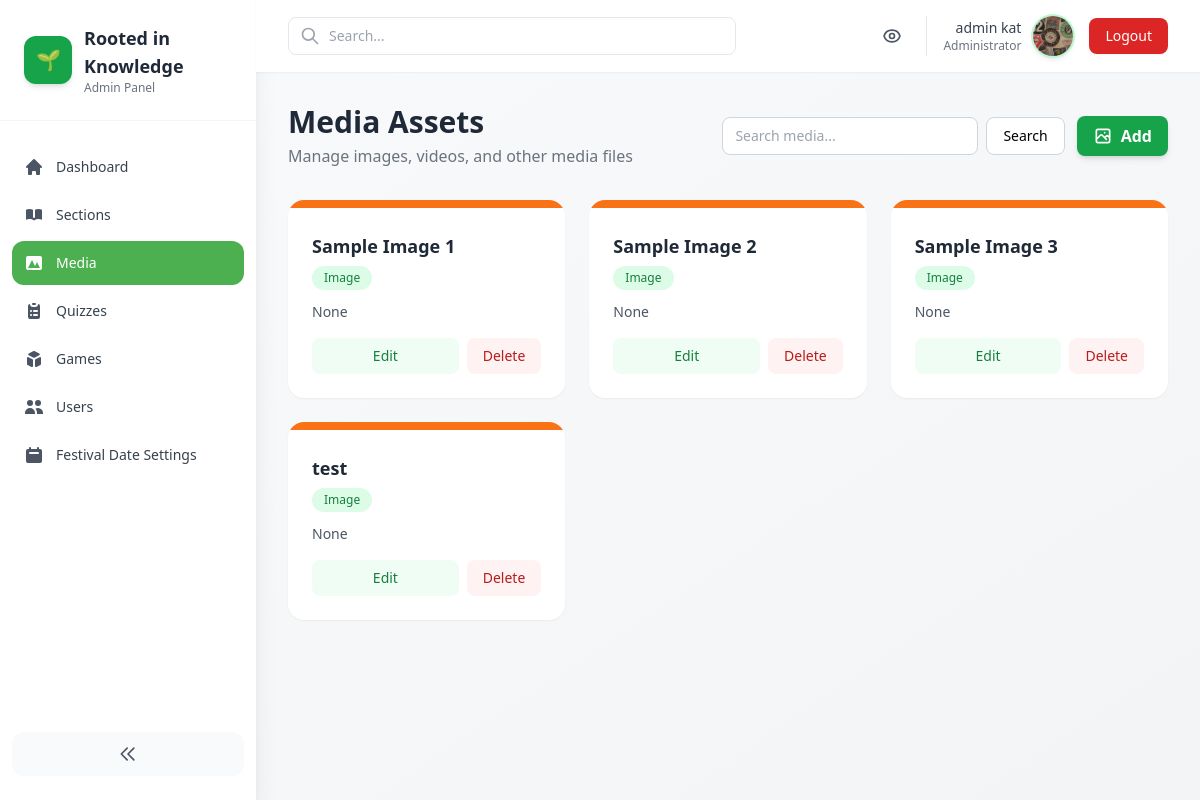
Page /admin-panel/media/ (signed in) on the earlier database version.
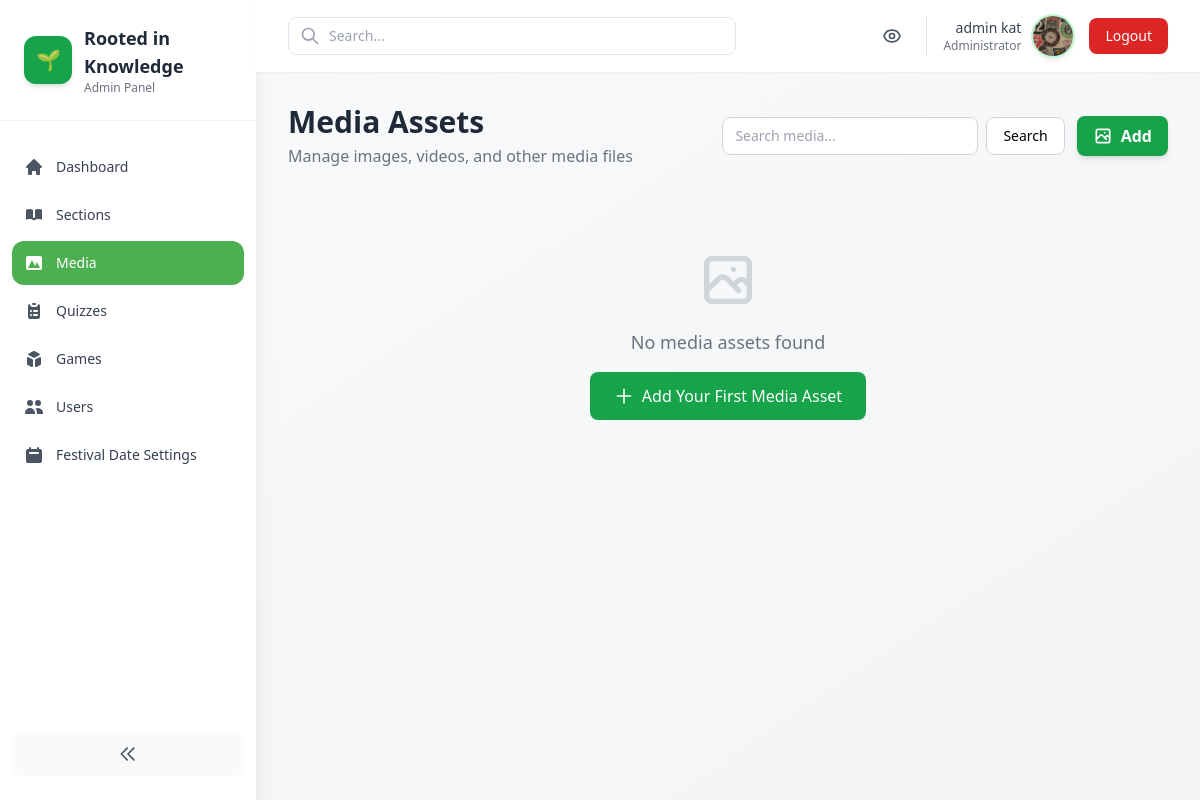
Same page on the later database version.
### core/models.py (models this page shows, shortened)
class StudentProfile(models.Model):
    user = models.OneToOneField(settings.AUTH_USER_MODEL, on_delete=models.CASCADE)
    full_name = models.CharField(max_length=200, blank=True)
    profile_picture = models.ImageField(upload_to='profile_pics/', blank=True, null=True)
    birthday = models.DateField(null=True, blank=True)
    grade = models.PositiveSmallIntegerField(null=True, blank=True)
    must_change_password = models.BooleanField(default=True)
    created_at = models.DateTimeField(auto_now_add=True)

class MediaAsset(models.Model):
    TYPE_CHOICES = [
        ('image', 'Image'),
        ('video', 'Video'),
        ('pdf', 'Document/PDF'),
        ('other', 'Other'),
    ]
    title = models.CharField(max_length=200)
    asset_type = models.CharField(max_length=20, choices=TYPE_CHOICES, default='image')
    file = models.FileField(upload_to='media_assets/', blank=True, null=True)
    url = models.URLField(blank=True, null=True)
    article = models.ForeignKey(Article, on_delete=models.SET_NULL, null=True, blank=True)
    uploaded_by = models.ForeignKey(settings.AUTH_USER_MODEL, on_delete=models.SET_NULL, null=True, blank=True)
    created_at = models.DateTimeField(auto_now_add=True)

### core/admin_panel/views.py (the view)
# urls.py: path('admin-panel/media/', admin_views.MediaListView.as_view(), name='admin_media'),
@method_decorator(staff_member_required, name='dispatch')
class MediaListView(ListView):
    model = MediaAsset
    template_name = 'core/admin_panel/media_list.html'
    context_object_name = 'media_list'
    paginate_by = 12
    def get_queryset(self):
        qs = super().get_queryset()
        q = self.request.GET.get('q')
        if q:
            qs = qs.filter(title__icontains=q)
        return qs

### core/templates/core/admin_panel/media_list.html (shortened to what this page needs)
{% extends 'core/admin_panel/base.html' %}
{% block content %}
<div class="flex flex-col sm:flex-row sm:items-center sm:justify-between mb-8 gap-4">
  <div>
    <h1 class="text-3xl font-bold text-gray-800">Media Assets</h1>
    <p class="text-gray-500 mt-1">Manage images, videos, and other media files</p>
  </div>
  <div class="flex items-center gap-3 w-full sm:w-auto">
    <form method="get" class="flex items-center gap-2 w-full sm:w-auto">
      <input type="search" name="q" value="{{ request.GET.q }}" placeholder="Search media..." class="w-full sm:w-64 px-3 py-2 border border-gray-300 rounded-lg text-sm focus:outline-none focus:ring-2 focus:ring-green-500 focus:border-transparent" />
      <button type="submit" class="px-4 py-2 text-sm bg-white border border-gray-300 rounded-lg hover:bg-gray-50">Search</button>
    </form>
    <a href="{% url 'core:admin_media_add' %}" class="inline-flex items-center justify-center gap-2 px-4 py-2 bg-green-600 text-white font-semibold rounded-lg hover:bg-green-700 transition-all shadow-md hover:shadow-lg">
      <svg class="w-5 h-5" fill="none" stroke="currentColor" viewBox="0 0 24 24">
        <path stroke-linecap="round" stroke-linejoin="round" stroke-width="2" d="M4 16l4.586-4.586a2 2 0 012.828 0L16 16m-2-2l1.586-1.586a2 2 0 012.828 0L20 14m-6-6h.01M6 20h12a2 2 0 002-2V6a2 2 0 00-2-2H6a2 2 0 00-2 2v12a2 2 0 002 2z"></path>
      </svg>
      Add
    </a>
  </div>
</div>
<div class="grid grid-cols-1 md:grid-cols-2 lg:grid-cols-3 gap-6">
  {% for m in media_list %}
  <div class="bg-white rounded-2xl shadow-sm hover:shadow-md transition-all overflow-hidden">
    <div class="h-2 bg-orange-500"></div>
    <div class="p-6">
      <div class="flex items-start justify-between mb-3">
        <div class="flex-1">
          <h3 class="text-lg font-bold text-gray-800 mb-1">{{ m.title }}</h3>
          <span class="inline-block px-3 py-1 text-xs font-medium rounded-full bg-green-100 text-green-700">
            {{ m.get_asset_type_display }}
          </span>
        </div>
      </div>
      <p class="text-gray-600 text-sm mb-4 line-clamp-2">{{ m.article|truncatewords:15 }}</p>
      <div class="flex gap-2">
        <a href="{% url 'core:admin_media_edit' m.pk %}" class="flex-1 px-4 py-2 bg-green-50 text-green-700 text-sm font-medium rounded-lg hover:bg-green-100 transition-colors text-center">
          Edit
        </a>
        <a href="{% url 'core:admin_media_delete' m.pk %}" class="px-4 py-2 bg-red-50 text-red-700 text-sm font-medium rounded-lg hover:bg-red-100 transition-colors">
          Delete
        </a>
      </div>
    </div>
  </div>
  {% empty %}
  <div class="col-span-3 text-center py-12">
    <p class="text-gray-500 text-lg mb-4">No media assets found</p>
    <a href="{% url 'core:admin_media_add' %}" class="inline-flex items-center gap-2 px-6 py-3 bg-green-600 text-white rounded-lg hover:bg-green-700">
      <svg class="w-5 h-5" fill="none" stroke="currentColor" viewBox="0 0 24 24">
        <path stroke-linecap="round" stroke-linejoin="round" stroke-width="2" d="M12 4v16m8-8H4"></path>
      </svg>
      Add Your First Media Asset
    </a>
  </div>
  {% endfor %}
</div>
{% endblock %}

### core/templates/core/admin_panel/base.html (shortened to what this page needs)
<!doctype html>
<html lang="en">
  <head>
    <script src="https://cdn.tailwindcss.com"></script>
  </head>
  <body class="bg-gradient-to-br from-gray-50 to-gray-100 min-h-screen antialiased" x-data="{ sidebarOpen: true, mobileMenuOpen: false }">
    <div class="min-h-screen flex">
      <aside :class="sidebarOpen ? 'w-64' : 'w-20'" class="bg-white shadow-xl transition-all duration-300 h-screen sticky top-0 hidden lg:block">
        <div class="p-6 border-b border-gray-100">
          <div class="flex items-center gap-3">
            <div class="w-12 h-12 bg-green-600 rounded-xl flex items-center justify-center text-white shadow-md flex-shrink-0">
              <span class="text-xl">🌱</span>
            </div>
            <div x-show="sidebarOpen" x-transition>
              <div class="text-lg font-bold text-gray-800">Rooted in Knowledge</div>
              <p class="text-xs text-gray-500">Admin Panel</p>
            </div>
          </div>
        </div>
        <nav class="mt-6 px-3">
          <ul class="space-y-1 text-sm">
            <li>
              <a href="{% url 'core:admin_dashboard' %}" class="flex items-center gap-3 p-3 rounded-xl hover:bg-green-50 transition-all group {% if request.resolver_match.url_name == 'admin_dashboard' %}active-nav{% endif %}">
                <svg class="w-5 h-5 flex-shrink-0 {% if request.resolver_match.url_name == 'admin_dashboard' %}text-white{% else %}text-gray-600 group-hover:text-green-600{% endif %}" fill="currentColor" viewBox="0 0 20 20">
                  <path d="M10.707 2.293a1 1 0 00-1.414 0l-7 7a1 1 0 001.414 1.414L4 10.414V17a1 1 0 001 1h2a1 1 0 001-1v-2a1 1 0 011-1h2a1 1 0 011 1v2a1 1 0 001 1h2a1 1 0 001-1v-6.586l.293.293a1 1 0 001.414-1.414l-7-7z"></path>
                </svg>
                <span x-show="sidebarOpen" class="font-medium {% if request.resolver_match.url_name == 'admin_dashboard' %}text-white{% else %}text-gray-700 group-hover:text-green-600{% endif %}">Dashboard</span>
              </a>
            </li>
            <li>
              <a href="{% url 'core:admin_sections' %}" class="flex items-center gap-3 p-3 rounded-xl hover:bg-green-50 transition-all group {% if 'section' in request.resolver_match.url_name %}active-nav{% endif %}">
                <svg class="w-5 h-5 flex-shrink-0 {% if 'section' in request.resolver_match.url_name %}text-white{% else %}text-gray-600 group-hover:text-green-600{% endif %}" fill="currentColor" viewBox="0 0 20 20">
                  <path d="M9 4.804A7.968 7.968 0 005.5 4c-1.255 0-2.443.29-3.5.804v10A7.969 7.969 0 015.5 14c1.669 0 3.218.51 4.5 1.385A7.962 7.962 0 0114.5 14c1.255 0 2.443.29 3.5.804v-10A7.968 7.968 0 0014.5 4c-1.255 0-2.443.29-3.5.804V12a1 1 0 11-2 0V4.804z"></path>
                </svg>
                <span x-show="sidebarOpen" class="font-medium {% if 'section' in request.resolver_match.url_name %}text-white{% else %}text-gray-700 group-hover:text-green-600{% endif %}">Sections</span>
              </a>
            </li>
            <li>
              <a href="{% url 'core:admin_media' %}" class="flex items-center gap-3 p-3 rounded-xl hover:bg-green-50 transition-all group {% if 'media' in request.resolver_match.url_name %}active-nav{% endif %}">
                <svg class="w-5 h-5 flex-shrink-0 {% if 'media' in request.resolver_match.url_name %}text-white{% else %}text-gray-600 group-hover:text-green-600{% endif %}" fill="currentColor" viewBox="0 0 20 20">
                  <path fill-rule="evenodd" d="M4 3a2 2 0 00-2 2v10a2 2 0 002 2h12a2 2 0 002-2V5a2 2 0 00-2-2H4zm12 12H4l4-8 3 6 2-4 3 6z" clip-rule="evenodd"></path>
                </svg>
                <span x-show="sidebarOpen" class="font-medium {% if 'media' in request.resolver_match.url_name %}text-white{% else %}text-gray-700 group-hover:text-green-600{% endif %}">Media</span>
              </a>
            </li>
            <li>
              <a href="{% url 'core:admin_quizzes' %}" class="flex items-center gap-3 p-3 rounded-xl hover:bg-green-50 transition-all group {% if 'quiz' in request.resolver_match.url_name %}active-nav{% endif %}">
                <svg class="w-5 h-5 flex-shrink-0 {% if 'quiz' in request.resolver_match.url_name %}text-white{% else %}text-gray-600 group-hover:text-green-600{% endif %}" fill="currentColor" viewBox="0 0 20 20">
                  <path d="M9 2a1 1 0 000 2h2a1 1 0 100-2H9z"></path>
                  <path fill-rule="evenodd" d="M4 5a2 2 0 012-2 3 3 0 003 3h2a3 3 0 003-3 2 2 0 012 2v11a2 2 0 01-2 2H6a2 2 0 01-2-2V5zm3 4a1 1 0 000 2h.01a1 1 0 100-2H7zm3 0a1 1 0 000 2h3a1 1 0 100-2h-3zm-3 4a1 1 0 100 2h.01a1 1 0 100-2H7zm3 0a1 1 0 100 2h3a1 1 0 100-2h-3z" clip-rule="evenodd"></path>
                </svg>
                <span x-show="sidebarOpen" class="font-medium {% if 'quiz' in request.resolver_match.url_name %}text-white{% else %}text-gray-700 group-hover:text-green-600{% endif %}">Quizzes</span>
              </a>
            </li>
            <li>
              <a href="{% url 'core:admin_games' %}" class="flex items-center gap-3 p-3 rounded-xl hover:bg-green-50 transition-all group {% if 'game' in request.resolver_match.url_name %}active-nav{% endif %}">
                <svg class="w-5 h-5 flex-shrink-0 {% if 'game' in request.resolver_match.url_name %}text-white{% else %}text-gray-600 group-hover:text-green-600{% endif %}" fill="currentColor" viewBox="0 0 20 20">
                  <path d="M11 17a1 1 0 001.447.894l4-2A1 1 0 0017 15V9.236a1 1 0 00-1.447-.894l-4 2a1 1 0 00-.553.894V17zM15.211 6.276a1 1 0 000-1.788l-4.764-2.382a1 1 0 00-.894 0L4.789 4.488a1 1 0 000 1.788l4.764 2.382a1 1 0 00.894 0l4.764-2.382zM4.447 8.342A1 1 0 003 9.236V15a1 1 0 00.553.894l4 2A1 1 0 009 17v-5.764a1 1 0 00-.553-.894l-4-2z"></path>
                </svg>
                <span x-show="sidebarOpen" class="font-medium {% if 'game' in request.resolver_match.url_name %}text-white{% else %}text-gray-700 group-hover:text-green-600{% endif %}">Games</span>
              </a>
            </li>
            <li>
              <a href="{% url 'core:admin_users' %}" class="flex items-center gap-3 p-3 rounded-xl hover:bg-green-50 transition-all group {% if 'user' in request.resolver_match.url_name %}active-nav{% endif %}">
                <svg class="w-5 h-5 flex-shrink-0 {% if 'user' in request.resolver_match.url_name %}text-white{% else %}text-gray-600 group-hover:text-green-600{% endif %}" fill="currentColor" viewBox="0 0 20 20">
                  <path d="M9 6a3 3 0 11-6 0 3 3 0 016 0zM17 6a3 3 0 11-6 0 3 3 0 016 0zM12.93 17c.046-.327.07-.66.07-1a6.97 6.97 0 00-1.5-4.33A5 5 0 0119 16v1h-6.07zM6 11a5 5 0 015 5v1H1v-1a5 5 0 015-5z"></path>
                </svg>
                <span x-show="sidebarOpen" class="font-medium {% if 'user' in request.resolver_match.url_name %}text-white{% else %}text-gray-700 group-hover:text-green-600{% endif %}">Users</span>
              </a>
            </li>
            <li>
              <a href="{% url 'core:admin_festival_date_settings' %}" class="flex items-center gap-3 p-3 rounded-xl hover:bg-green-50 transition-all group {% if 'festival_date' in request.resolver_match.url_name %}active-nav{% endif %}">
                <svg class="w-5 h-5 flex-shrink-0 {% if 'festival_date' in request.resolver_match.url_name %}text-white{% else %}text-gray-600 group-hover:text-green-600{% endif %}" fill="currentColor" viewBox="0 0 20 20">
                  <path fill-rule="evenodd" d="M6 2a1 1 0 00-1 1v1H4a2 2 0 00-2 2v10a2 2 0 002 2h12a2 2 0 002-2V6a2 2 0 00-2-2h-1V3a1 1 0 10-2 0v1H7V3a1 1 0 00-1-1zm0 5a1 1 0 000 2h8a1 1 0 100-2H6z" clip-rule="evenodd"></path>
                </svg>
                <span x-show="sidebarOpen" class="font-medium {% if 'festival_date' in request.resolver_match.url_name %}text-white{% else %}text-gray-700 group-hover:text-green-600{% endif %}">Festival Date Settings</span>
              </a>
            </li>
          </ul>
        </nav>
        <div class="absolute bottom-6 left-0 right-0 px-3">
          <button @click="sidebarOpen = !sidebarOpen" class="w-full p-3 bg-gray-50 hover:bg-gray-100 rounded-xl transition-all flex items-center justify-center">
            <svg class="w-5 h-5 text-gray-600" fill="none" stroke="currentColor" viewBox="0 0 24 24">
              <path stroke-linecap="round" stroke-linejoin="round" stroke-width="2" d="M11 19l-7-7 7-7m8 14l-7-7 7-7"></path>
            </svg>
          </button>
        </div>
      </aside>
      <div class="flex-1 flex flex-col min-w-0">
        <header class="bg-white shadow-sm sticky top-0 z-40">
          <div class="px-4 sm:px-6 lg:px-8 py-4 flex items-center justify-between">
            <div class="flex items-center gap-4 flex-1">
              <div class="relative max-w-md w-full">
                <input type="search" placeholder="Search..." class="w-full pl-10 pr-4 py-2 border border-gray-200 rounded-lg focus:outline-none focus:ring-2 focus:ring-green-500 focus:border-transparent text-sm" />
                <svg class="w-5 h-5 text-gray-400 absolute left-3 top-1/2 -translate-y-1/2" fill="none" stroke="currentColor" viewBox="0 0 24 24">
                  <path stroke-linecap="round" stroke-linejoin="round" stroke-width="2" d="M21 21l-6-6m2-5a7 7 0 11-14 0 7 7 0 0114 0z"></path>
                </svg>
              </div>
            </div>
            <div class="flex items-center gap-4">
              <a href="/" class="p-2 hover:bg-gray-100 rounded-lg transition" title="View Site">
              </a>
             <a href="{% url 'core:profile' %}">
              <div class="flex items-center gap-3 pl-4 border-l border-gray-200">
                <div class="text-right hidden sm:block">
                  <div class="text-sm font-medium text-gray-700">{{ user.username }}</div>
                  <div class="text-xs text-gray-500">Administrator</div>
                </div>
                {% if user.studentprofile.profile_picture %}
                  <img src="{{ user.studentprofile.profile_picture.url }}" alt="{{ user.username }}" class="w-10 h-10 rounded-full object-cover shadow-md ring-2 ring-green-200">
                {% else %}
                  <div class="w-10 h-10 bg-green-600 rounded-full flex items-center justify-center text-white font-semibold shadow-md">
                    {{ user.username|slice:":1"|upper }}
                  </div>
                {% endif %}
              </div>
             </a>
              <a href="{% url 'logout' %}" class="px-4 py-2 text-sm font-medium text-white bg-red-600 hover:bg-red-700 rounded-lg shadow-sm hover:shadow-md transition-all duration-200">
                Logout
              </a>
            </div>
          </div>
        </header>
        <main class="flex-1 p-4 sm:p-6 lg:p-8">
          {% block content %}{% endblock %}
        </main>
      </div>
    </div>
  </body>
</html>

### core/templates/core/admin_panel/base.html (style rules this page uses)
:root { --green: #4CAF50; --orange: #FF9800; }
.active-nav { background: #4CAF50; color: white; }

Differences in the rows shown:
removed MediaAsset: title "Sample Image 1", asset_type "Image", article "None"
removed MediaAsset: title "Sample Image 2", asset_type "Image", article "None"
removed MediaAsset: title "Sample Image 3", asset_type "Image", article "None"
removed MediaAsset: title "test", asset_type "Image", article "None"
Other differences:
text now shown: "No media assets found Add Your First Media Asset"
